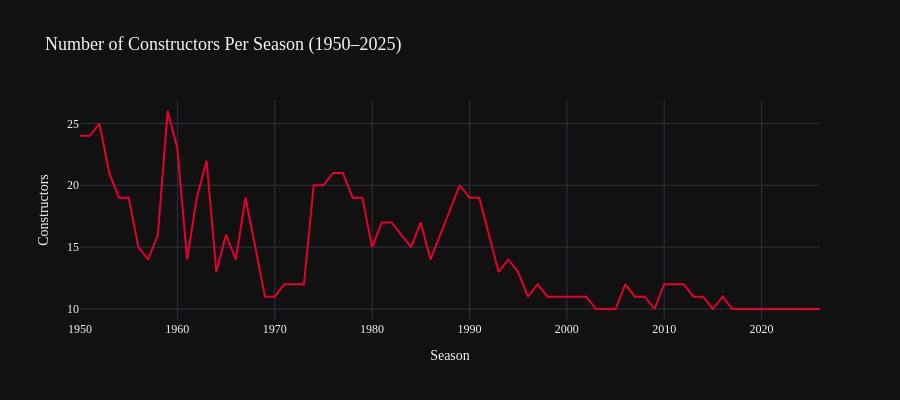

Notebook code for this chart:
### Markdown cell above
## 3. Constructors Per Year — Sport Growth Over Time

How has F1's grid size changed over 75 years? More constructors entering means more competition — but also more backmarkers.

### Code cell
constructors_per_year = df.groupby('Year')['Constructor'].nunique().reset_index(name='Count')

fig = px.line(
    constructors_per_year, x='Year', y='Count',
    title='Number of Constructors Per Season (1950–2025)',
    labels={'Count': 'Constructors', 'Year': 'Season'},
    template='plotly_dark'
)
fig.update_traces(line=dict(color='#e8002d', width=2))
fig.update_layout(
    font=dict(family='DM Sans'),
    title_font_size=18,
    height=400
)
fig.show()

### Figure 1 — Plotly figure (JSON) as saved in the notebook; plotly's stock layout.template omitted (floating-point values rounded to 4 significant figures)
{"data": [{"hovertemplate": "Season=%{x}<br>Constructors=%{y}<extra></extra>", "legendgroup": "", "line": {"color": "#e8002d", "dash": "solid", "width": 2}, "marker": {"symbol": "circle"}, "mode": "lines", "name": "", "orientation": "v", "showlegend": false, "type": "scatter", "x": [1950, 1951, 1952, 1953, 1954, 1955, 1956, 1957, 1958, 1959, 1960, 1961, 1962, 1963, 1964, 1965, 1966, 1967, 1968, 1969, 1970, 1971, 1972, 1973, 1974, 1975, 1976, 1977, 1978, 1979, 1980, 1981, 1982, 1983, 1984, 1985, 1986, 1987, 1988, 1989, 1990, 1991, 1992, 1993, 1994, 1995, 1996, 1997, 1998, 1999, 2000, 2001, 2002, 2003, 2004, 2005, 2006, 2007, 2008, 2009, 2010, 2011, 2012, 2013, 2014, 2015, 2016, 2017, 2018, 2019, 2020, 2021, 2022, 2023, 2024, 2025, 2026], "xaxis": "x", "y": [24, 24, 25, 21, 19, 19, 15, 14, 16, 26, 23, 14, 19, 22, 13, 16, 14, 19, 15, 11, 11, 12, 12, 12, 20, 20, 21, 21, 19, 19, 15, 17, 17, 16, 15, 17, 14, 16, 18, 20, 19, 19, 16, 13, 14, 13, 11, 12, 11, 11, 11, 11, 11, 10, 10, 10, 12, 11, 11, 10, 12, 12, 12, 11, 11, 10, 11, 10, 10, 10, 10, 10, 10, 10, 10, 10, 10], "yaxis": "y"}], "layout": {"font": {"family": "DM Sans"}, "height": 400, "legend": {"tracegroupgap": 0}, "title": {"font": {"size": 18}, "text": "Number of Constructors Per Season (1950–2025)"}, "xaxis": {"anchor": "y", "domain": [0, 1], "title": {"text": "Season"}}, "yaxis": {"anchor": "x", "domain": [0, 1], "title": {"text": "Constructors"}}}}
